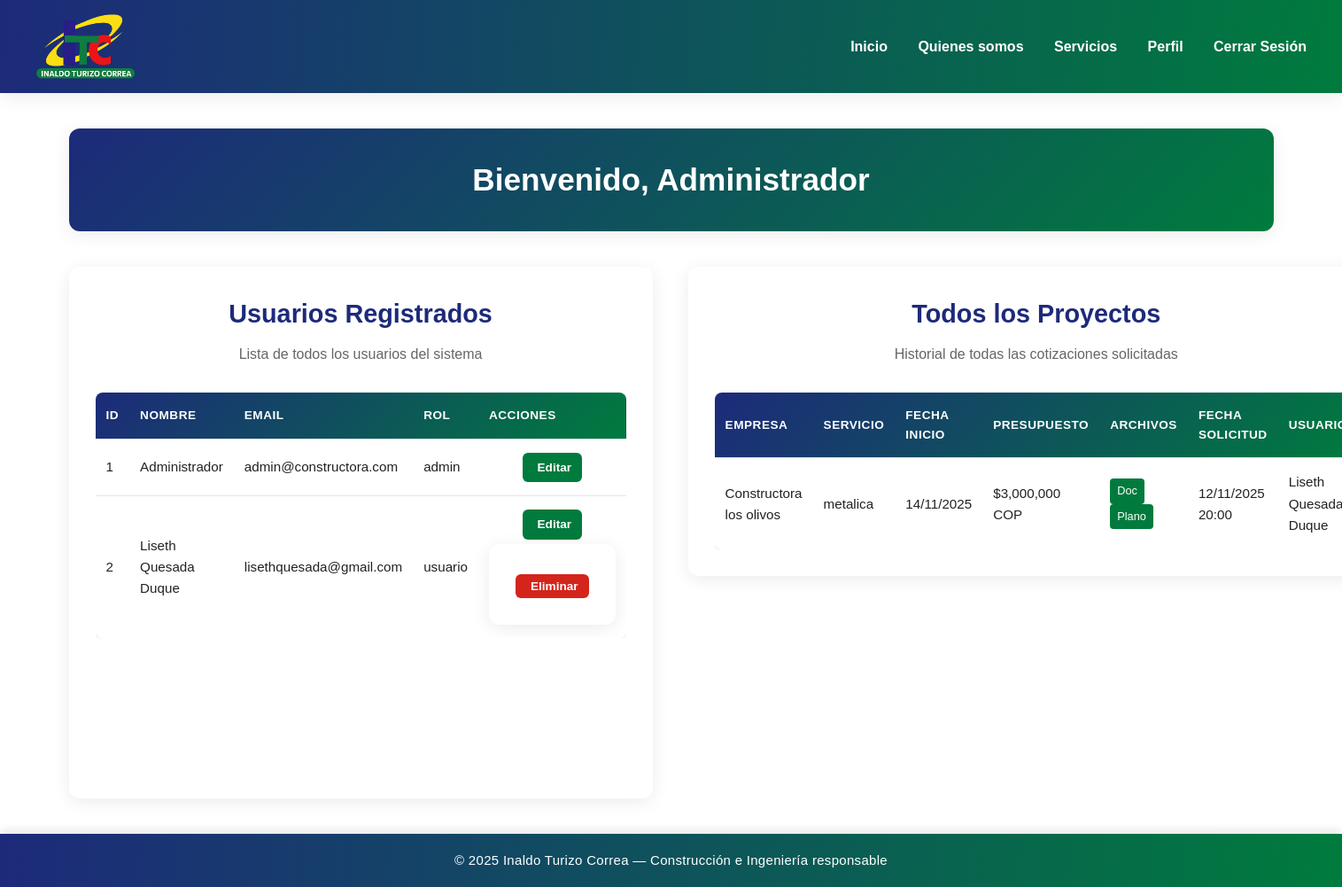
Page /admin (signed in) on the earlier database version.
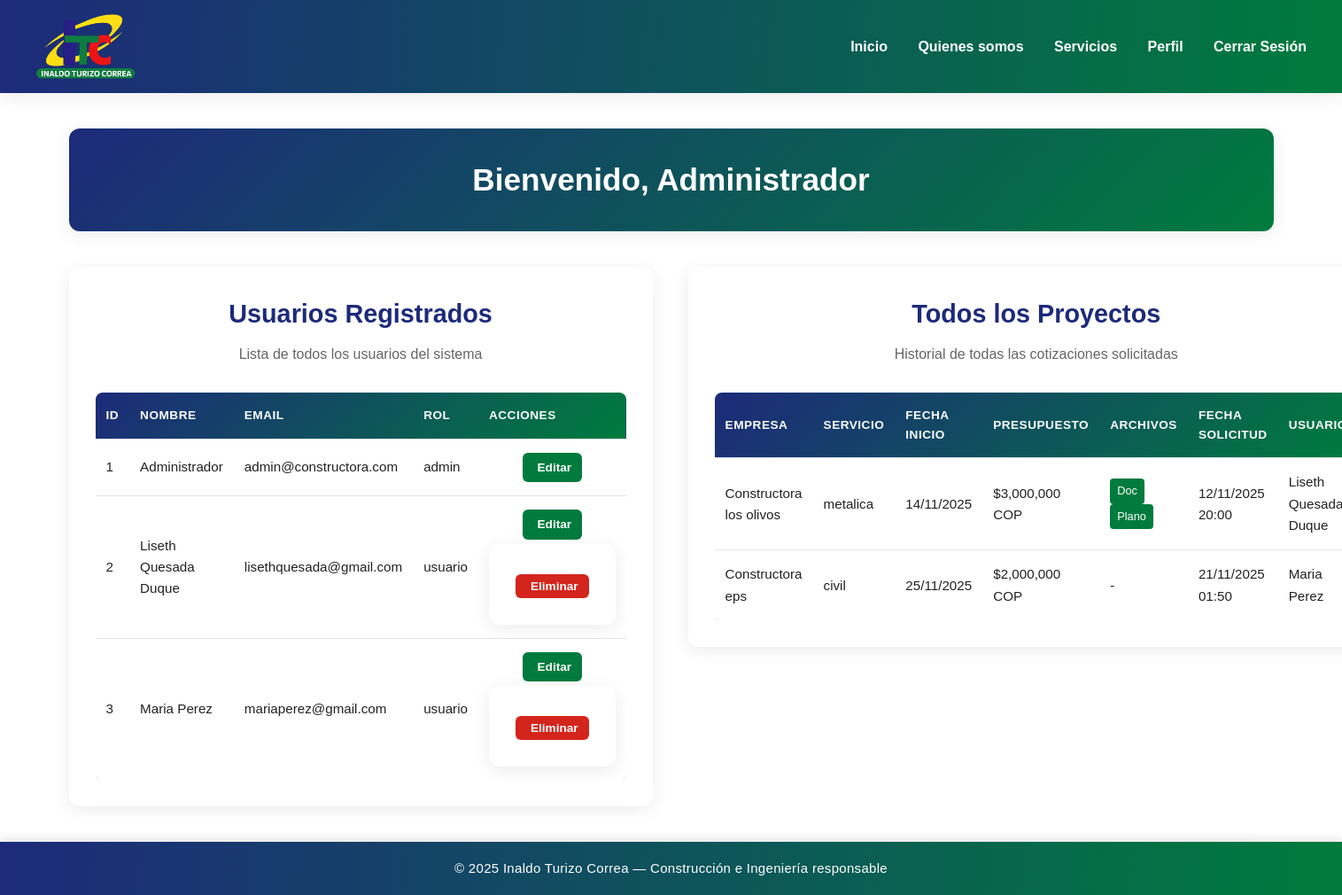
Same page on the later database version.
### app.py (models this page shows)
class User(UserMixin, db.Model):
    id = db.Column(db.Integer, primary_key=True)
    nombre = db.Column(db.String(100), nullable=False)
    email = db.Column(db.String(100), unique=True, nullable=False)
    password = db.Column(db.String(200), nullable=False)
    rol = db.Column(db.String(20), nullable=False, default='usuario')
    proyectos = db.relationship('Proyecto', backref='usuario', lazy=True)

class Proyecto(db.Model):
    id = db.Column(db.Integer, primary_key=True)
    nombre_empresa = db.Column(db.String(100), nullable=False)
    nit_empresa = db.Column(db.String(20), nullable=False)
    telefono = db.Column(db.String(20), nullable=False)
    direccion = db.Column(db.String(200), nullable=False)
    servicio = db.Column(db.String(50), nullable=False)
    fecha = db.Column(db.Date, nullable=False)
    presupuesto = db.Column(db.Float, nullable=False)
    descripcion = db.Column(db.Text, nullable=False)
    archivo_tecnico = db.Column(db.String(200))  # Ruta del archivo subido
    plano = db.Column(db.String(200))  # Ruta del plano subido
    user_id = db.Column(db.Integer, db.ForeignKey('user.id'), nullable=False)
    fecha_creacion = db.Column(db.DateTime, default=db.func.current_timestamp())

### app.py (the view)
@app.route('/admin')
@login_required
def admin_dashboard():
    if current_user.rol != 'admin':
        flash('No tienes permiso para acceder a esta página', 'error')
        return redirect(url_for('user_dashboard'))
    usuarios = User.query.all()
    proyectos = Proyecto.query.all()
    return render_template('admin_dashboard.html', usuarios=usuarios, proyectos=proyectos)

### app.py (called while the page is built)
@login_manager.user_loader
def load_user(user_id):
    return User.query.get(int(user_id))

### templates/admin_dashboard.html (shortened to what the changed rows need)
{% extends "base.html" %}
{% block content %}
<div class="dashboard-container">
    <section class="dashboard-header">
        <div class="welcome-card">
            <h1>Bienvenido, Administrador</h1>
        </div>
    </section>
<div class="dashboard-grid">
    <section class="cotizacion-panel">
        <div class="form-card">
            <h2>Usuarios Registrados</h2>
            {% if usuarios %}
                <div class="proyectos-table-container">
                    <table class="proyectos-table">
                        <thead>
                            <tr>
                                <th>ID</th>
                                <th>Nombre</th>
                                <th>Email</th>
                                <th>Rol</th>
                                <th>Acciones</th>
                            </tr>
                        </thead>
                        <tbody>
                            {% for u in usuarios %}
                            <tr>
                                <td>{{ u.id }}</td>
                                <td>{{ u.nombre }}</td>
                                <td>{{ u.email }}</td>
                                <td>{{ u.rol }}</td>
                                <td>
                                    <div class="action-buttons">
                                        <div class="action-column">
                                            <a href="{{ url_for('editar_usuario', usuario_id=u.id) }}" class="btn-action btn-edit" title="Editar">
                                                 Editar
                                            </a>
                                            {% if u.id != current_user.id %}
                                            <form method="POST" action="{{ url_for('eliminar_usuario', usuario_id=u.id) }}" class="delete-form" onsubmit="return confirm('¿Estás seguro de que deseas eliminar este usuario?');">
                                                <button type="submit" class="btn-action btn-delete" title="Eliminar">
                                                     Eliminar
                                                </button>
                                            </form>
                                            {% endif %}
                                        </div>
                                    </div>
                                </td>
                            </tr>
                            {% endfor %}
                        </tbody>
                    </table>
                </div>
            {% else %}
                <p>No hay usuarios registrados aún.</p>
            {% endif %}
        </div>
    </section>
    <section class="proyectos-panel">
        <div class="proyectos-card">
            <h2>Todos los Proyectos</h2>
            {% if proyectos %}
                <div class="proyectos-table-container">
                    <table class="proyectos-table">
                        <thead>
                            <tr>
                                <th>Empresa</th>
                                <th>Servicio</th>
                                <th>Fecha Inicio</th>
                                <th>Presupuesto</th>
                                <th>Archivos</th>
                                <th>Fecha Solicitud</th>
                                <th>Usuario</th>
                            </tr>
                        </thead>
                        <tbody>
                            {% for proyecto in proyectos %}
                            <tr>
                                <td>{{ proyecto.nombre_empresa }}</td>
                                <td>{{ proyecto.servicio }}</td>
                                <td>{{ proyecto.fecha.strftime('%d/%m/%Y') }}</td>
                                <td>${{ "{:,.0f}".format(proyecto.presupuesto) }} COP</td>
                                <td>
                                    {% if proyecto.archivo_tecnico %}
                                        <a href="{{ url_for('download_file', filename=proyecto.archivo_tecnico) }}" class="file-link" download>Doc</a>
                                    {% endif %}
                                    {% if proyecto.plano %}
                                        <a href="{{ url_for('download_file', filename=proyecto.plano) }}" class="file-link" download>Plano</a>
                                    {% endif %}
                                    {% if not proyecto.archivo_tecnico and not proyecto.plano %}
                                        -
                                    {% endif %}
                                </td>
                                <td>{{ proyecto.fecha_creacion.strftime('%d/%m/%Y %H:%M') }}</td>
                                <td>{{ proyecto.usuario.nombre if proyecto.usuario else 'N/A' }}</td>
                            </tr>
                            {% endfor %}
                        </tbody>
                    </table>
                </div>
            {% else %}
                <p>No hay proyectos aún.</p>
            {% endif %}
        </div>
    </section>
</div>
</div>
{% endblock %}

Differences in the rows shown:
added User: id "3", nombre "Maria Perez", email "mariaperez@gmail.com", rol "usuario"
added Proyecto: nombre_empresa "Constructora eps", servicio "civil", fecha "25/11/2025", presupuesto "2,000,000", fecha_creacion "21/11/2025 01:50", usuario "Maria Perez"
